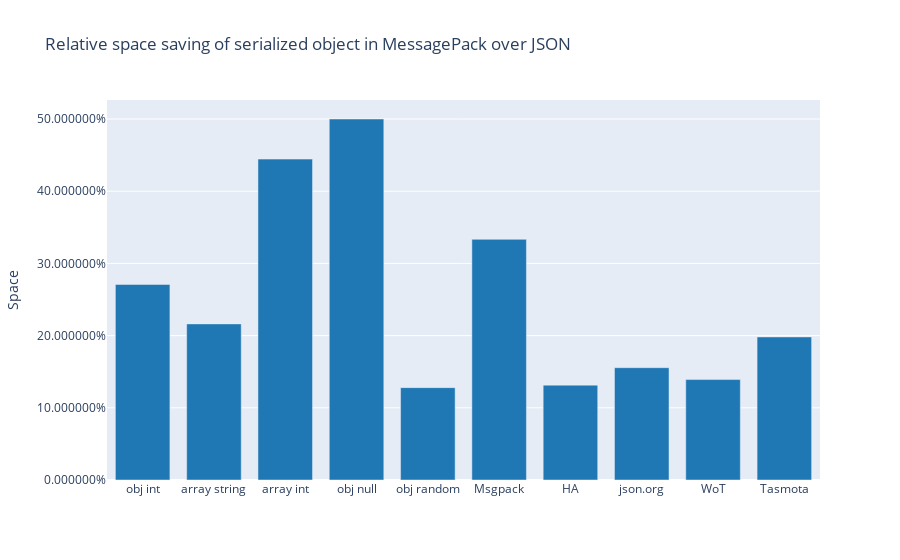

The code cell stored with this chart in its notebook:
### Code cell
import statistics

def calculateRelative(vf,vi):
    return (vf-vi)/vi

df['relativeSpace'] = df.apply(lambda x: -calculateRelative(x['serSpaceMsgPack'], x['serSpaceJson']), axis=1)

fig = go.Figure()
currentData = df[df.mcu==mcus[0]]
fig.add_trace(
    go.Bar(
        x=currentData.name,
        y=currentData.relativeSpace,
        name='MessagePack',
        marker_color=DEFAULT_PLOTLY_COLORS[0],
    )
)


fig.update_layout(
    title="Relative space saving of serialized object in MessagePack over JSON ",
    barmode='group',
    bargap=0.15, # gap between bars of adjacent location coordinates.
    bargroupgap=0.1, # gap between bars of the same location coordinate.
)
fig.update_yaxes(
    title='Space',
    tickformat="%"
)
fig.show()

fig.write_image("images/space.svg")

print("Average improvement: " + str(round(statistics.mean(currentData.relativeSpace)*100,2)) + "%") 

# OBSERVATION
# Note that "real-life" data object are the latter 3 (mixed and long content), where the mean improvement is about 15%.
# In very specific case to can get higher results

### Figure 1 — Plotly figure (JSON) as saved in the notebook; plotly's stock layout.template omitted (floating-point values rounded to 4 significant figures)
{"data": [{"marker": {"color": "rgb(31, 119, 180)"}, "name": "MessagePack", "type": "bar", "x": ["obj int", "array string", "array int", "obj null", "obj random", "Msgpack", "HA", "json.org", "WoT", "Tasmota"], "y": [0.2708, 0.2162, 0.4444, 0.5, 0.1279, 0.3333, 0.1314, 0.1556, 0.1391, 0.1982]}], "layout": {"bargap": 0.15, "bargroupgap": 0.1, "barmode": "group", "title": {"text": "Relative space saving of serialized object in MessagePack over JSON "}, "yaxis": {"tickformat": "%", "title": {"text": "Space"}}}}
